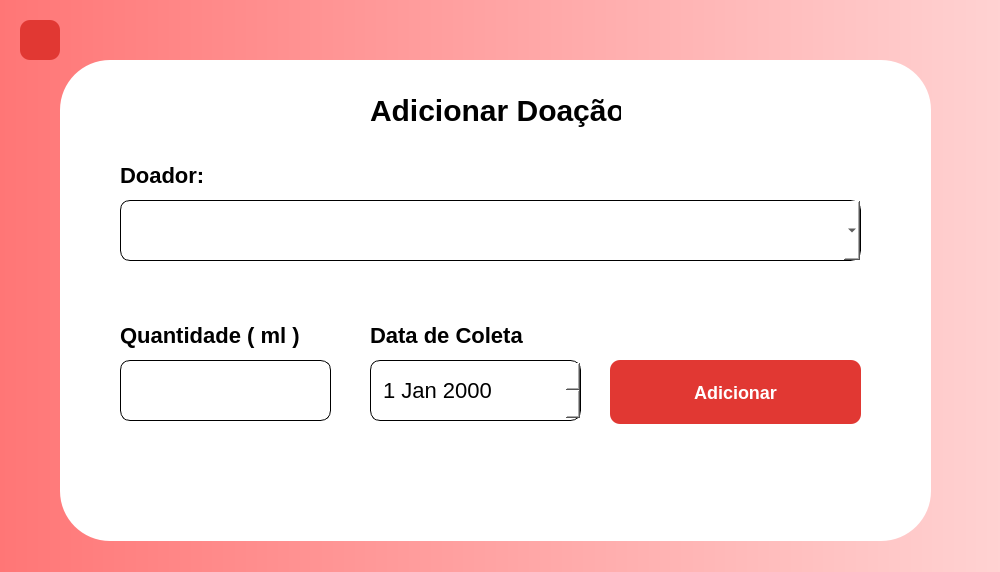
<?xml version="1.0" encoding="UTF-8"?>
<ui version="4.0">
 <class>AdicionarDoacao</class>
 <widget class="QMainWindow" name="AdicionarDoacao">
  <property name="geometry">
   <rect>
    <x>0</x>
    <y>0</y>
    <width>1000</width>
    <height>572</height>
   </rect>
  </property>
  <property name="minimumSize">
   <size>
    <width>1000</width>
    <height>572</height>
   </size>
  </property>
  <property name="maximumSize">
   <size>
    <width>1000</width>
    <height>572</height>
   </size>
  </property>
  <property name="windowTitle">
   <string>MainWindow</string>
  </property>
  <property name="windowOpacity">
   <double>85.000000000000000</double>
  </property>
  <property name="styleSheet">
   <string notr="true">QWidget#centralwidget{background-color: qlineargradient(spread:pad, x1:0, y1:0, x2:1, y2:0, stop:0 rgba(255,118,118,1), stop:1 rgba(255,210,210,1));}</string>
  </property>
  <widget class="QWidget" name="centralwidget">
   <widget class="QFrame" name="frAdiconarDoacao">
    <property name="geometry">
     <rect>
      <x>60</x>
      <y>60</y>
      <width>871</width>
      <height>481</height>
     </rect>
    </property>
    <property name="styleSheet">
     <string notr="true">background: #FFFFFF;
border-radius: 50px;
</string>
    </property>
    <property name="frameShape">
     <enum>QFrame::StyledPanel</enum>
    </property>
    <property name="frameShadow">
     <enum>QFrame::Raised</enum>
    </property>
    <widget class="QLabel" name="txtAdicionarDoacao">
     <property name="geometry">
      <rect>
       <x>310</x>
       <y>30</y>
       <width>251</width>
       <height>41</height>
      </rect>
     </property>
     <property name="font">
      <font>
       <pointsize>-1</pointsize>
       <bold>true</bold>
      </font>
     </property>
     <property name="styleSheet">
      <string notr="true">font-weight: 700;
font-size: 30px;
line-height: 36px;
color: #000000;

</string>
     </property>
     <property name="text">
      <string>Adicionar Doação</string>
     </property>
    </widget>
    <widget class="QLabel" name="txtNomeEntidade">
     <property name="geometry">
      <rect>
       <x>70</x>
       <y>130</y>
       <width>321</width>
       <height>17</height>
      </rect>
     </property>
     <property name="styleSheet">
      <string notr="true">font-weight: 700;
font-size: 16px;
line-height: 19px;
color: #000000;

</string>
     </property>
     <property name="text">
      <string/>
     </property>
    </widget>
    <widget class="QPushButton" name="buttonRegister">
     <property name="geometry">
      <rect>
       <x>550</x>
       <y>300</y>
       <width>251</width>
       <height>64</height>
      </rect>
     </property>
     <property name="styleSheet">
      <string notr="true">background: #E13833;
border-radius: 10px;
font-weight: 700;
font-size: 18px;
color: #FFFFFF;

</string>
     </property>
     <property name="text">
      <string>Adicionar</string>
     </property>
    </widget>
    <widget class="QLabel" name="txtQuantidade">
     <property name="geometry">
      <rect>
       <x>60</x>
       <y>260</y>
       <width>191</width>
       <height>31</height>
      </rect>
     </property>
     <property name="styleSheet">
      <string notr="true">font-weight: 700;
font-size: 22px;
line-height: 19px;
color: #000000;

</string>
     </property>
     <property name="text">
      <string>Quantidade ( ml )</string>
     </property>
    </widget>
    <widget class="QLineEdit" name="inputQuantidade">
     <property name="geometry">
      <rect>
       <x>60</x>
       <y>300</y>
       <width>211</width>
       <height>61</height>
      </rect>
     </property>
     <property name="styleSheet">
      <string notr="true">background: #FFFFFF;
border: 0.5px solid #000000;
border-radius: 10px;
</string>
     </property>
     <property name="text">
      <string/>
     </property>
     <property name="echoMode">
      <enum>QLineEdit::Password</enum>
     </property>
    </widget>
    <widget class="QComboBox" name="comboDoador">
     <property name="geometry">
      <rect>
       <x>60</x>
       <y>140</y>
       <width>741</width>
       <height>61</height>
      </rect>
     </property>
     <property name="statusTip">
      <string/>
     </property>
     <property name="styleSheet">
      <string notr="true">border: 1px solid black;
border-radius: 10px;</string>
     </property>
    </widget>
    <widget class="QLabel" name="txtDataColeta">
     <property name="geometry">
      <rect>
       <x>310</x>
       <y>260</y>
       <width>191</width>
       <height>31</height>
      </rect>
     </property>
     <property name="styleSheet">
      <string notr="true">font-weight: 700;
font-size: 22px;
line-height: 19px;
color: #000000;
</string>
     </property>
     <property name="text">
      <string>Data de Coleta</string>
     </property>
    </widget>
    <widget class="QLabel" name="txtDoador">
     <property name="geometry">
      <rect>
       <x>60</x>
       <y>100</y>
       <width>191</width>
       <height>31</height>
      </rect>
     </property>
     <property name="styleSheet">
      <string notr="true">font-weight: 700;
font-size: 22px;
line-height: 19px;
color: #000000;

</string>
     </property>
     <property name="text">
      <string>Doador: </string>
     </property>
    </widget>
    <widget class="QDateEdit" name="dateColeta">
     <property name="geometry">
      <rect>
       <x>310</x>
       <y>300</y>
       <width>211</width>
       <height>61</height>
      </rect>
     </property>
     <property name="styleSheet">
      <string notr="true">border: 1px solid black;
color: black;
font-size: 22px;
padding-left: 10px;
border-radius: 10px;</string>
     </property>
    </widget>
   </widget>
   <widget class="QPushButton" name="buttonReturn_2">
    <property name="geometry">
     <rect>
      <x>20</x>
      <y>20</y>
      <width>40</width>
      <height>40</height>
     </rect>
    </property>
    <property name="sizePolicy">
     <sizepolicy hsizetype="Minimum" vsizetype="Fixed">
      <horstretch>40</horstretch>
      <verstretch>40</verstretch>
     </sizepolicy>
    </property>
    <property name="minimumSize">
     <size>
      <width>40</width>
      <height>40</height>
     </size>
    </property>
    <property name="maximumSize">
     <size>
      <width>40</width>
      <height>40</height>
     </size>
    </property>
    <property name="styleSheet">
     <string notr="true">QPushButton{

background: #E13833;
border-radius: 10px;
color:#ffffff;
}
QPushButton:hover{
background: #992C29;
border-radius: 10px;
color:#ffffff;
}

</string>
    </property>
    <property name="text">
     <string/>
    </property>
    <property name="icon">
     <iconset resource="../../../../resouces.qrc">
      <normaloff>:/assets/icons/return.png</normaloff>:/assets/icons/return.png</iconset>
    </property>
   </widget>
  </widget>
  <widget class="QMenuBar" name="menubar">
   <property name="geometry">
    <rect>
     <x>0</x>
     <y>0</y>
     <width>0</width>
     <height>0</height>
    </rect>
   </property>
   <property name="maximumSize">
    <size>
     <width>0</width>
     <height>0</height>
    </size>
   </property>
  </widget>
  <widget class="QStatusBar" name="statusbar">
   <property name="maximumSize">
    <size>
     <width>0</width>
     <height>0</height>
    </size>
   </property>
  </widget>
 </widget>
 <resources>
  <include location="../../../../resouces.qrc"/>
 </resources>
 <connections/>
</ui>
